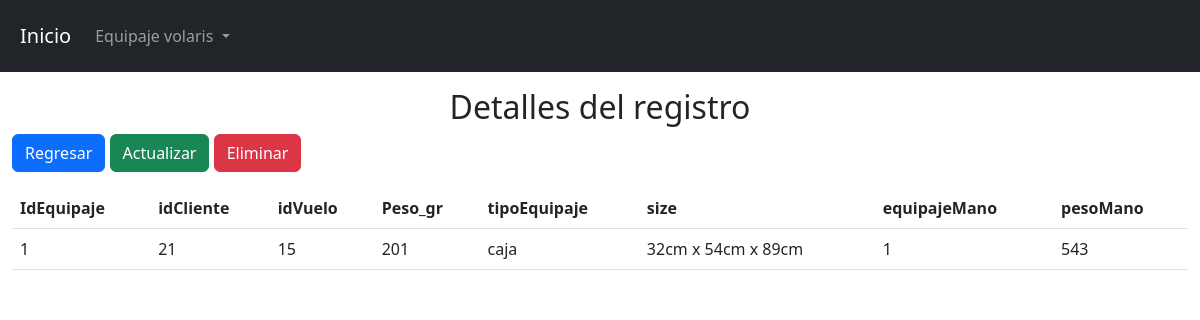
Page /view/username/show.php?id=1 on the committed database.
### tables this page shows
CREATE TABLE `tbl_equipaje` (
  `idEquipaje` int(50) NOT NULL,
  `idCliente` int(50) NOT NULL,
  `idVuelo` int(50) NOT NULL,
  `Peso_gr` int(50) NOT NULL,
  `tipoEquipaje` varchar(50) NOT NULL,
  `size` varchar(30) NOT NULL,
  `equipajeMano` tinyint(1) NOT NULL,
  `pesoMano` int(50) NOT NULL
);

### config/db.php (called while the page is built)
<?php
    class db{
        private $host= "localhost";
        private $dbname="bd_volaris";
        private $user="root";
        private $password="";
        public function conexion(){
            try{
                $PDO = new PDO("mysql:host=".$this->host.";dbname=".$this->dbname,$this->user,$this->password);
                return $PDO;
            }catch(PDOException $e){
                return $e->getMessage();
            }
        }
    }
?>

### controller/usernameController.php (called while the page is built, shortened)
<?php
    class usernameController{
        private $model;
        public function __construct()
        {
            require_once("c://xampp/htdocs/proyecto/model/usernameModel.php");
            $this->model = new bd_volarisModel();
        }
        public function show($id){
            return ($this->model->show($id) != false) ? $this->model->show($id) : header("Location:index.php");
        }
    }
?>

### model/usernameModel.php (called while the page is built, shortened)
<?php
    class bd_volarisModel{
        private $PDO;
        public function __construct()
        {
            require_once("c://xampp/htdocs/proyecto/config/db.php");
            $con = new db();
            $this->PDO = $con->conexion();
        }
        public function show($id){
            $stament = $this->PDO->prepare("SELECT * FROM tbl_equipaje where idEquipaje = :id");
            $stament->bindParam(":id",$id);
            return ($stament->execute()) ? $stament->fetch() : false ;
        }
    }
?>

### view/username/show.php (the view, shortened to what this page needs)
<?php
    require_once("c://xampp/htdocs/proyecto/view/head/head.php");
    require_once("c://xampp/htdocs/proyecto/controller/usernameController.php");
    $obj = new usernameController();
    $date = $obj->show($_GET['id']);
?>
<h2 class="text-center">Detalles del registro</h2>
<div class="pb-3">
    <a href="index.php" class="btn btn-primary">Regresar</a>
    <a href="edit.php?id=<?= $date[0]?>" class="btn btn-success">Actualizar</a>
    <a class="btn btn-danger" data-bs-toggle="modal" data-bs-target="#exampleModal">Eliminar</a>
</div>
<table class="table container-fluid">
    <thead>
        <tr>
        <th scope="col">IdEquipaje</th>
            <th scope="col">idCliente</th>
            <th scope="col">idVuelo</th>
            <th scope="col">Peso_gr</th>
            <th scope="col">tipoEquipaje</th>
            <th scope="col">size</th>
            <th scope="col">equipajeMano</th>
            <th scope="col">pesoMano</th>
        </tr>
    </thead>
    <tbody>
        <tr>
            <td scope="col"><?= $date["idEquipaje"]?></td>
            <td scope="col"><?= $date['idCliente']?></td>
            <td scope="col"><?= $date['idVuelo']?></td>
            <td scope="col"><?= $date['Peso_gr']?></td>
            <td scope="col"><?= $date['tipoEquipaje']?></td>
            <td scope="col"><?= $date['size']?></td>
            <td scope="col"><?= $date['equipajeMano']?></td>
            <td scope="col"><?= $date['pesoMano']?></td>
        </tr>
    </tbody>
</table>
<?php
    require_once("c://xampp/htdocs/proyecto/view/head/footer.php");
?>

### rows in the picture
tbl_equipaje: idEquipaje "1", idCliente "21", idVuelo "15", Peso_gr "201", tipoEquipaje "caja", size "32cm x 54cm x 89cm", equipajeMano "1", pesoMano "543"
